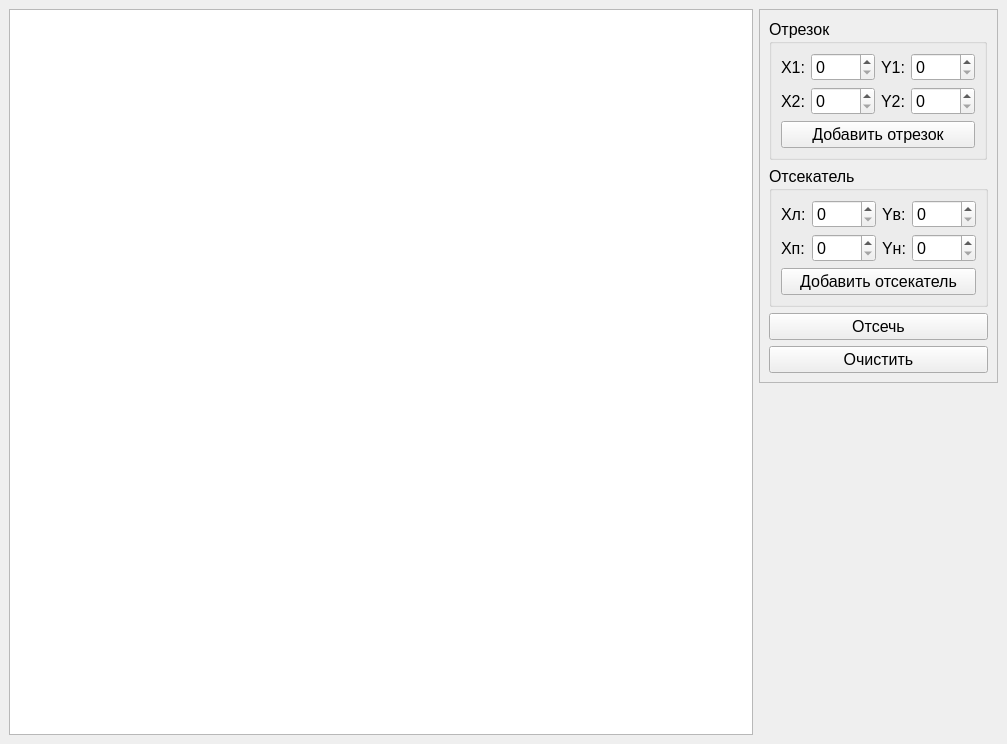
<?xml version="1.0" encoding="UTF-8"?>
<ui version="4.0">
 <class>MainWindow</class>
 <widget class="QMainWindow" name="MainWindow">
  <property name="geometry">
   <rect>
    <x>0</x>
    <y>0</y>
    <width>1007</width>
    <height>744</height>
   </rect>
  </property>
  <property name="sizePolicy">
   <sizepolicy hsizetype="Minimum" vsizetype="Minimum">
    <horstretch>0</horstretch>
    <verstretch>0</verstretch>
   </sizepolicy>
  </property>
  <property name="minimumSize">
   <size>
    <width>995</width>
    <height>634</height>
   </size>
  </property>
  <property name="maximumSize">
   <size>
    <width>16777215</width>
    <height>16777215</height>
   </size>
  </property>
  <property name="windowTitle">
   <string>Отсечение отрезков</string>
  </property>
  <widget class="QWidget" name="centralwidget">
   <layout class="QGridLayout" name="gridLayout_2">
    <item row="0" column="2">
     <widget class="QFrame" name="frame">
      <property name="sizePolicy">
       <sizepolicy hsizetype="Fixed" vsizetype="Preferred">
        <horstretch>0</horstretch>
        <verstretch>0</verstretch>
       </sizepolicy>
      </property>
      <property name="font">
       <font>
        <pointsize>12</pointsize>
       </font>
      </property>
      <property name="frameShape">
       <enum>QFrame::StyledPanel</enum>
      </property>
      <property name="frameShadow">
       <enum>QFrame::Raised</enum>
      </property>
      <layout class="QVBoxLayout" name="verticalLayout">
       <item>
        <widget class="QGroupBox" name="groupBox_2">
         <property name="sizePolicy">
          <sizepolicy hsizetype="Fixed" vsizetype="Preferred">
           <horstretch>0</horstretch>
           <verstretch>0</verstretch>
          </sizepolicy>
         </property>
         <property name="font">
          <font>
           <pointsize>12</pointsize>
          </font>
         </property>
         <property name="title">
          <string>Отрезок</string>
         </property>
         <layout class="QGridLayout" name="gridLayout">
          <item row="0" column="0">
           <widget class="QLabel" name="label">
            <property name="sizePolicy">
             <sizepolicy hsizetype="Fixed" vsizetype="Preferred">
              <horstretch>0</horstretch>
              <verstretch>0</verstretch>
             </sizepolicy>
            </property>
            <property name="text">
             <string>X1:</string>
            </property>
           </widget>
          </item>
          <item row="0" column="2">
           <widget class="QLabel" name="label_2">
            <property name="sizePolicy">
             <sizepolicy hsizetype="Fixed" vsizetype="Preferred">
              <horstretch>0</horstretch>
              <verstretch>0</verstretch>
             </sizepolicy>
            </property>
            <property name="text">
             <string>Y1:</string>
            </property>
           </widget>
          </item>
          <item row="2" column="0">
           <widget class="QLabel" name="label_5">
            <property name="sizePolicy">
             <sizepolicy hsizetype="Fixed" vsizetype="Preferred">
              <horstretch>0</horstretch>
              <verstretch>0</verstretch>
             </sizepolicy>
            </property>
            <property name="text">
             <string>X2:</string>
            </property>
           </widget>
          </item>
          <item row="0" column="1">
           <widget class="QSpinBox" name="inp_x1">
            <property name="sizePolicy">
             <sizepolicy hsizetype="Fixed" vsizetype="Fixed">
              <horstretch>0</horstretch>
              <verstretch>0</verstretch>
             </sizepolicy>
            </property>
            <property name="maximum">
             <number>1000</number>
            </property>
           </widget>
          </item>
          <item row="2" column="2">
           <widget class="QLabel" name="label_6">
            <property name="sizePolicy">
             <sizepolicy hsizetype="Fixed" vsizetype="Preferred">
              <horstretch>0</horstretch>
              <verstretch>0</verstretch>
             </sizepolicy>
            </property>
            <property name="text">
             <string>Y2:</string>
            </property>
           </widget>
          </item>
          <item row="3" column="0" colspan="4">
           <widget class="QPushButton" name="but_add_line">
            <property name="sizePolicy">
             <sizepolicy hsizetype="Ignored" vsizetype="Fixed">
              <horstretch>0</horstretch>
              <verstretch>0</verstretch>
             </sizepolicy>
            </property>
            <property name="font">
             <font>
              <pointsize>12</pointsize>
             </font>
            </property>
            <property name="text">
             <string>Добавить отрезок</string>
            </property>
           </widget>
          </item>
          <item row="2" column="1">
           <widget class="QSpinBox" name="inp_x2">
            <property name="sizePolicy">
             <sizepolicy hsizetype="Fixed" vsizetype="Fixed">
              <horstretch>0</horstretch>
              <verstretch>0</verstretch>
             </sizepolicy>
            </property>
            <property name="maximum">
             <number>1000</number>
            </property>
           </widget>
          </item>
          <item row="0" column="3">
           <widget class="QSpinBox" name="inp_y1">
            <property name="sizePolicy">
             <sizepolicy hsizetype="Fixed" vsizetype="Fixed">
              <horstretch>0</horstretch>
              <verstretch>0</verstretch>
             </sizepolicy>
            </property>
            <property name="maximum">
             <number>1000</number>
            </property>
           </widget>
          </item>
          <item row="2" column="3">
           <widget class="QSpinBox" name="inp_y2">
            <property name="maximum">
             <number>1000</number>
            </property>
           </widget>
          </item>
         </layout>
        </widget>
       </item>
       <item>
        <widget class="QGroupBox" name="groupBox">
         <property name="title">
          <string>Отсекатель</string>
         </property>
         <layout class="QGridLayout" name="gridLayout_4">
          <item row="2" column="2">
           <widget class="QLabel" name="label_7">
            <property name="sizePolicy">
             <sizepolicy hsizetype="Fixed" vsizetype="Preferred">
              <horstretch>0</horstretch>
              <verstretch>0</verstretch>
             </sizepolicy>
            </property>
            <property name="text">
             <string>Yн:</string>
            </property>
           </widget>
          </item>
          <item row="0" column="1">
           <widget class="QSpinBox" name="inp_x_left">
            <property name="sizePolicy">
             <sizepolicy hsizetype="Fixed" vsizetype="Fixed">
              <horstretch>0</horstretch>
              <verstretch>0</verstretch>
             </sizepolicy>
            </property>
            <property name="maximum">
             <number>1000</number>
            </property>
           </widget>
          </item>
          <item row="0" column="0">
           <widget class="QLabel" name="label_8">
            <property name="text">
             <string>Xл:</string>
            </property>
           </widget>
          </item>
          <item row="2" column="1">
           <widget class="QSpinBox" name="inp_x_right">
            <property name="sizePolicy">
             <sizepolicy hsizetype="Fixed" vsizetype="Fixed">
              <horstretch>0</horstretch>
              <verstretch>0</verstretch>
             </sizepolicy>
            </property>
            <property name="maximum">
             <number>1000</number>
            </property>
           </widget>
          </item>
          <item row="0" column="3">
           <widget class="QSpinBox" name="inp_y_up">
            <property name="sizePolicy">
             <sizepolicy hsizetype="Fixed" vsizetype="Fixed">
              <horstretch>0</horstretch>
              <verstretch>0</verstretch>
             </sizepolicy>
            </property>
            <property name="maximum">
             <number>1000</number>
            </property>
           </widget>
          </item>
          <item row="2" column="3">
           <widget class="QSpinBox" name="inp_y_down">
            <property name="maximum">
             <number>1000</number>
            </property>
           </widget>
          </item>
          <item row="2" column="0">
           <widget class="QLabel" name="label_9">
            <property name="text">
             <string>Xп:</string>
            </property>
           </widget>
          </item>
          <item row="3" column="0" colspan="4">
           <widget class="QPushButton" name="but_add_cutter">
            <property name="sizePolicy">
             <sizepolicy hsizetype="Ignored" vsizetype="Fixed">
              <horstretch>0</horstretch>
              <verstretch>0</verstretch>
             </sizepolicy>
            </property>
            <property name="font">
             <font>
              <pointsize>12</pointsize>
             </font>
            </property>
            <property name="text">
             <string>Добавить отсекатель</string>
            </property>
           </widget>
          </item>
          <item row="0" column="2">
           <widget class="QLabel" name="label_10">
            <property name="text">
             <string>Yв:</string>
            </property>
           </widget>
          </item>
         </layout>
        </widget>
       </item>
       <item>
        <widget class="QPushButton" name="but_cut">
         <property name="sizePolicy">
          <sizepolicy hsizetype="Ignored" vsizetype="Fixed">
           <horstretch>0</horstretch>
           <verstretch>0</verstretch>
          </sizepolicy>
         </property>
         <property name="font">
          <font>
           <pointsize>12</pointsize>
          </font>
         </property>
         <property name="text">
          <string>Отсечь</string>
         </property>
        </widget>
       </item>
       <item>
        <widget class="QPushButton" name="but_clear">
         <property name="sizePolicy">
          <sizepolicy hsizetype="Ignored" vsizetype="Fixed">
           <horstretch>0</horstretch>
           <verstretch>0</verstretch>
          </sizepolicy>
         </property>
         <property name="font">
          <font>
           <pointsize>12</pointsize>
          </font>
         </property>
         <property name="text">
          <string>Очистить</string>
         </property>
        </widget>
       </item>
      </layout>
     </widget>
    </item>
    <item row="0" column="1" rowspan="8">
     <widget class="QGraphicsView" name="mainview">
      <property name="enabled">
       <bool>true</bool>
      </property>
      <property name="sizePolicy">
       <sizepolicy hsizetype="Preferred" vsizetype="Preferred">
        <horstretch>0</horstretch>
        <verstretch>0</verstretch>
       </sizepolicy>
      </property>
      <property name="minimumSize">
       <size>
        <width>600</width>
        <height>602</height>
       </size>
      </property>
      <property name="maximumSize">
       <size>
        <width>16777215</width>
        <height>16777215</height>
       </size>
      </property>
     </widget>
    </item>
   </layout>
   <widget class="QLabel" name="label_3">
    <property name="geometry">
     <rect>
      <x>1220</x>
      <y>720</y>
      <width>0</width>
      <height>0</height>
     </rect>
    </property>
    <property name="text">
     <string>Xл:</string>
    </property>
   </widget>
   <widget class="QLabel" name="label_4">
    <property name="geometry">
     <rect>
      <x>40</x>
      <y>690</y>
      <width>0</width>
      <height>0</height>
     </rect>
    </property>
    <property name="text">
     <string>Yв:</string>
    </property>
   </widget>
  </widget>
 </widget>
 <tabstops>
  <tabstop>mainview</tabstop>
  <tabstop>inp_x1</tabstop>
  <tabstop>inp_y1</tabstop>
  <tabstop>inp_x2</tabstop>
  <tabstop>inp_y2</tabstop>
  <tabstop>but_add_line</tabstop>
  <tabstop>inp_x_left</tabstop>
  <tabstop>inp_y_up</tabstop>
  <tabstop>inp_x_right</tabstop>
  <tabstop>inp_y_down</tabstop>
  <tabstop>but_add_cutter</tabstop>
  <tabstop>but_cut</tabstop>
  <tabstop>but_clear</tabstop>
 </tabstops>
 <resources/>
 <connections/>
</ui>
